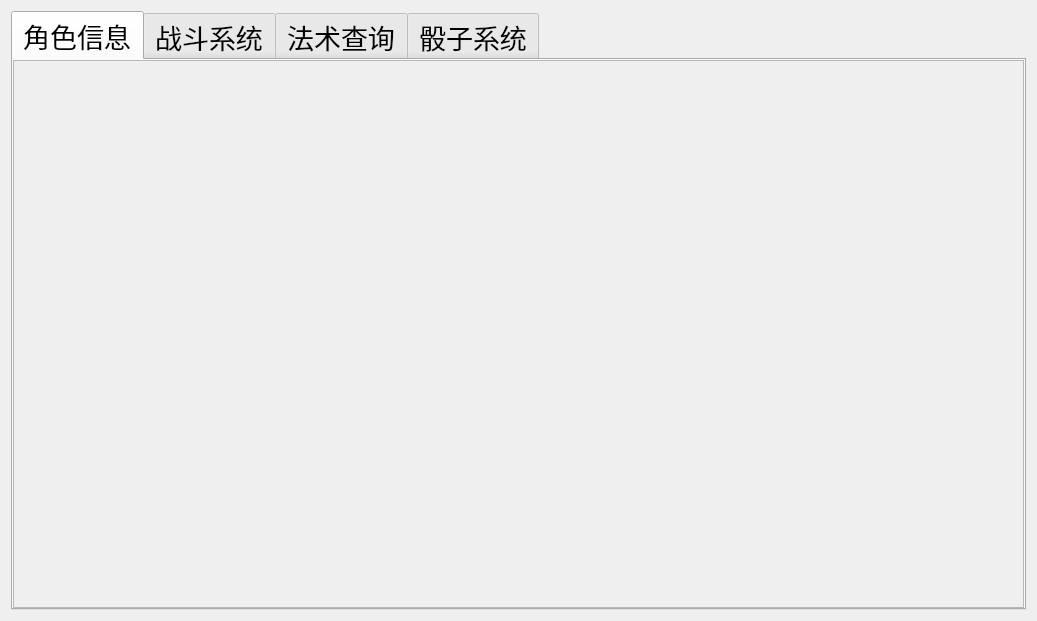
<?xml version="1.0" encoding="UTF-8"?>
<ui version="4.0">
 <class>DungeonQuillClass</class>
 <widget class="QMainWindow" name="DungeonQuillClass">
  <property name="geometry">
   <rect>
    <x>0</x>
    <y>0</y>
    <width>1037</width>
    <height>621</height>
   </rect>
  </property>
  <property name="minimumSize">
   <size>
    <width>960</width>
    <height>540</height>
   </size>
  </property>
  <property name="baseSize">
   <size>
    <width>960</width>
    <height>540</height>
   </size>
  </property>
  <property name="windowTitle">
   <string>DungeonQuill</string>
  </property>
  <property name="windowIcon">
   <iconset resource="DungeonQuill.qrc">
    <normaloff>:/Image/Source/QuillSprite.png</normaloff>:/Image/Source/QuillSprite.png</iconset>
  </property>
  <widget class="QWidget" name="centralWidget">
   <layout class="QGridLayout" name="gridLayout">
    <item row="0" column="0">
     <widget class="QTabWidget" name="mainTab">
      <property name="font">
       <font>
        <family>汉仪南宫体简</family>
        <pointsize>20</pointsize>
       </font>
      </property>
      <property name="focusPolicy">
       <enum>Qt::TabFocus</enum>
      </property>
      <property name="tabShape">
       <enum>QTabWidget::Rounded</enum>
      </property>
      <property name="currentIndex">
       <number>0</number>
      </property>
      <property name="elideMode">
       <enum>Qt::ElideNone</enum>
      </property>
      <property name="tabsClosable">
       <bool>false</bool>
      </property>
      <property name="movable">
       <bool>true</bool>
      </property>
      <property name="tabBarAutoHide">
       <bool>false</bool>
      </property>
      <widget class="QWidget" name="characterTab">
       <attribute name="title">
        <string>角色信息</string>
       </attribute>
       <layout class="QVBoxLayout" name="verticalLayout_2">
        <property name="leftMargin">
         <number>0</number>
        </property>
        <property name="topMargin">
         <number>0</number>
        </property>
        <property name="rightMargin">
         <number>0</number>
        </property>
        <property name="bottomMargin">
         <number>0</number>
        </property>
        <item>
         <widget class="QScrollArea" name="scrollArea_3">
          <property name="horizontalScrollBarPolicy">
           <enum>Qt::ScrollBarAlwaysOff</enum>
          </property>
          <property name="sizeAdjustPolicy">
           <enum>QAbstractScrollArea::AdjustToContents</enum>
          </property>
          <property name="widgetResizable">
           <bool>true</bool>
          </property>
          <widget class="QWidget" name="characterArea">
           <property name="geometry">
            <rect>
             <x>0</x>
             <y>0</y>
             <width>1011</width>
             <height>561</height>
            </rect>
           </property>
          </widget>
         </widget>
        </item>
       </layout>
      </widget>
      <widget class="QWidget" name="combatTab">
       <property name="minimumSize">
        <size>
         <width>985</width>
         <height>0</height>
        </size>
       </property>
       <attribute name="title">
        <string>战斗系统</string>
       </attribute>
       <layout class="QHBoxLayout" name="horizontalLayout_11" stretch="1">
        <property name="spacing">
         <number>0</number>
        </property>
        <property name="leftMargin">
         <number>0</number>
        </property>
        <property name="topMargin">
         <number>0</number>
        </property>
        <property name="rightMargin">
         <number>0</number>
        </property>
        <property name="bottomMargin">
         <number>0</number>
        </property>
        <item>
         <widget class="QScrollArea" name="mapScrollArea">
          <property name="horizontalScrollBarPolicy">
           <enum>Qt::ScrollBarAlwaysOff</enum>
          </property>
          <property name="sizeAdjustPolicy">
           <enum>QAbstractScrollArea::AdjustToContents</enum>
          </property>
          <property name="widgetResizable">
           <bool>true</bool>
          </property>
          <widget class="QWidget" name="mapArea">
           <property name="geometry">
            <rect>
             <x>0</x>
             <y>0</y>
             <width>1011</width>
             <height>561</height>
            </rect>
           </property>
          </widget>
         </widget>
        </item>
       </layout>
      </widget>
      <widget class="QWidget" name="inquryTab">
       <attribute name="title">
        <string>法术查询</string>
       </attribute>
       <layout class="QVBoxLayout" name="verticalLayout">
        <item>
         <layout class="QHBoxLayout" name="horizontalLayout">
          <item>
           <widget class="QComboBox" name="comboBox_job">
            <property name="sizePolicy">
             <sizepolicy hsizetype="Minimum" vsizetype="Fixed">
              <horstretch>0</horstretch>
              <verstretch>0</verstretch>
             </sizepolicy>
            </property>
            <property name="minimumSize">
             <size>
              <width>180</width>
              <height>40</height>
             </size>
            </property>
            <property name="styleSheet">
             <string notr="true">font: 16pt &quot;汉仪南宫体简&quot;;</string>
            </property>
            <property name="maxVisibleItems">
             <number>20</number>
            </property>
            <item>
             <property name="text">
              <string>不限职业</string>
             </property>
            </item>
            <item>
             <property name="text">
              <string>吟游诗人</string>
             </property>
            </item>
            <item>
             <property name="text">
              <string>牧师</string>
             </property>
            </item>
            <item>
             <property name="text">
              <string>德鲁伊</string>
             </property>
            </item>
            <item>
             <property name="text">
              <string>战士</string>
             </property>
            </item>
            <item>
             <property name="text">
              <string>武僧</string>
             </property>
            </item>
            <item>
             <property name="text">
              <string>圣武士</string>
             </property>
            </item>
            <item>
             <property name="text">
              <string>游侠</string>
             </property>
            </item>
            <item>
             <property name="text">
              <string>游荡者</string>
             </property>
            </item>
            <item>
             <property name="text">
              <string>术士</string>
             </property>
            </item>
            <item>
             <property name="text">
              <string>邪术师</string>
             </property>
            </item>
            <item>
             <property name="text">
              <string>法师</string>
             </property>
            </item>
           </widget>
          </item>
          <item>
           <spacer name="horizontalSpacer_4">
            <property name="orientation">
             <enum>Qt::Horizontal</enum>
            </property>
            <property name="sizeHint" stdset="0">
             <size>
              <width>40</width>
              <height>20</height>
             </size>
            </property>
           </spacer>
          </item>
          <item>
           <widget class="QComboBox" name="comboBox_level">
            <property name="sizePolicy">
             <sizepolicy hsizetype="Minimum" vsizetype="Fixed">
              <horstretch>0</horstretch>
              <verstretch>0</verstretch>
             </sizepolicy>
            </property>
            <property name="minimumSize">
             <size>
              <width>180</width>
              <height>40</height>
             </size>
            </property>
            <property name="styleSheet">
             <string notr="true">font: 16pt &quot;汉仪南宫体简&quot;;</string>
            </property>
            <property name="maxVisibleItems">
             <number>20</number>
            </property>
            <item>
             <property name="text">
              <string>不限环阶</string>
             </property>
            </item>
            <item>
             <property name="text">
              <string>戏法</string>
             </property>
            </item>
            <item>
             <property name="text">
              <string>1环</string>
             </property>
            </item>
            <item>
             <property name="text">
              <string>2环</string>
             </property>
            </item>
            <item>
             <property name="text">
              <string>3环</string>
             </property>
            </item>
            <item>
             <property name="text">
              <string>4环</string>
             </property>
            </item>
            <item>
             <property name="text">
              <string>5环</string>
             </property>
            </item>
            <item>
             <property name="text">
              <string>6环</string>
             </property>
            </item>
            <item>
             <property name="text">
              <string>7环</string>
             </property>
            </item>
            <item>
             <property name="text">
              <string>8环</string>
             </property>
            </item>
            <item>
             <property name="text">
              <string>9环</string>
             </property>
            </item>
           </widget>
          </item>
          <item>
           <spacer name="horizontalSpacer">
            <property name="orientation">
             <enum>Qt::Horizontal</enum>
            </property>
            <property name="sizeHint" stdset="0">
             <size>
              <width>40</width>
              <height>20</height>
             </size>
            </property>
           </spacer>
          </item>
          <item>
           <widget class="QComboBox" name="comboBox_school">
            <property name="sizePolicy">
             <sizepolicy hsizetype="Minimum" vsizetype="Fixed">
              <horstretch>0</horstretch>
              <verstretch>0</verstretch>
             </sizepolicy>
            </property>
            <property name="minimumSize">
             <size>
              <width>180</width>
              <height>40</height>
             </size>
            </property>
            <property name="styleSheet">
             <string notr="true">font: 16pt &quot;汉仪南宫体简&quot;;</string>
            </property>
            <property name="maxVisibleItems">
             <number>20</number>
            </property>
            <item>
             <property name="text">
              <string>不限学派</string>
             </property>
            </item>
            <item>
             <property name="text">
              <string>防护</string>
             </property>
            </item>
            <item>
             <property name="text">
              <string>咒法</string>
             </property>
            </item>
            <item>
             <property name="text">
              <string>预言</string>
             </property>
            </item>
            <item>
             <property name="text">
              <string>附魔</string>
             </property>
            </item>
            <item>
             <property name="text">
              <string>塑能</string>
             </property>
            </item>
            <item>
             <property name="text">
              <string>幻术</string>
             </property>
            </item>
            <item>
             <property name="text">
              <string>死灵</string>
             </property>
            </item>
            <item>
             <property name="text">
              <string>变化</string>
             </property>
            </item>
           </widget>
          </item>
          <item>
           <spacer name="horizontalSpacer_5">
            <property name="orientation">
             <enum>Qt::Horizontal</enum>
            </property>
            <property name="sizeType">
             <enum>QSizePolicy::Expanding</enum>
            </property>
            <property name="sizeHint" stdset="0">
             <size>
              <width>40</width>
              <height>20</height>
             </size>
            </property>
           </spacer>
          </item>
          <item>
           <widget class="QPushButton" name="inquiryBotton">
            <property name="sizePolicy">
             <sizepolicy hsizetype="Fixed" vsizetype="Fixed">
              <horstretch>0</horstretch>
              <verstretch>0</verstretch>
             </sizepolicy>
            </property>
            <property name="minimumSize">
             <size>
              <width>80</width>
              <height>40</height>
             </size>
            </property>
            <property name="styleSheet">
             <string notr="true">font: 16pt &quot;汉仪南宫体简&quot;;</string>
            </property>
            <property name="text">
             <string>查询</string>
            </property>
           </widget>
          </item>
         </layout>
        </item>
        <item>
         <widget class="QScrollArea" name="spellScrollArea">
          <property name="widgetResizable">
           <bool>true</bool>
          </property>
          <widget class="QWidget" name="spellListContents">
           <property name="geometry">
            <rect>
             <x>0</x>
             <y>0</y>
             <width>993</width>
             <height>495</height>
            </rect>
           </property>
          </widget>
         </widget>
        </item>
       </layout>
      </widget>
      <widget class="QWidget" name="DiceTab">
       <property name="styleSheet">
        <string notr="true">#DiceTab{image: url(:/Image/Source/Dice_default.png);}</string>
       </property>
       <attribute name="title">
        <string>骰子系统</string>
       </attribute>
       <layout class="QHBoxLayout" name="horizontalLayout_3" stretch="3,1">
        <item>
         <layout class="QVBoxLayout" name="verticalLayout_4" stretch="1,0,0,0,0">
          <item>
           <spacer name="verticalSpacer_3">
            <property name="orientation">
             <enum>Qt::Vertical</enum>
            </property>
            <property name="sizeHint" stdset="0">
             <size>
              <width>20</width>
              <height>40</height>
             </size>
            </property>
           </spacer>
          </item>
          <item>
           <widget class="QTextBrowser" name="diceRollText">
            <property name="styleSheet">
             <string notr="true">background-color: rgba(249, 244, 220, 0);
font: 75 36pt &quot;Times New Roman&quot;;border-image: url();</string>
            </property>
            <property name="frameShape">
             <enum>QFrame::NoFrame</enum>
            </property>
            <property name="html">
             <string>&lt;!DOCTYPE HTML PUBLIC &quot;-//W3C//DTD HTML 4.0//EN&quot; &quot;http://www.w3.org/TR/REC-html40/strict.dtd&quot;&gt;
&lt;html&gt;&lt;head&gt;&lt;meta name=&quot;qrichtext&quot; content=&quot;1&quot; /&gt;&lt;style type=&quot;text/css&quot;&gt;
p, li { white-space: pre-wrap; }
&lt;/style&gt;&lt;/head&gt;&lt;body style=&quot; font-family:'Times New Roman'; font-size:36pt; font-weight:72; font-style:normal;&quot;&gt;
&lt;p align=&quot;center&quot; style=&quot;-qt-paragraph-type:empty; margin-top:0px; margin-bottom:0px; margin-left:0px; margin-right:0px; -qt-block-indent:0; text-indent:0px;&quot;&gt;&lt;br /&gt;&lt;/p&gt;&lt;/body&gt;&lt;/html&gt;</string>
            </property>
           </widget>
          </item>
          <item>
           <layout class="QHBoxLayout" name="horizontalLayout_7">
            <item>
             <spacer name="horizontalSpacer_7">
              <property name="orientation">
               <enum>Qt::Horizontal</enum>
              </property>
              <property name="sizeHint" stdset="0">
               <size>
                <width>40</width>
                <height>20</height>
               </size>
              </property>
             </spacer>
            </item>
            <item>
             <widget class="QSpinBox" name="diceNumSpinBox">
              <property name="styleSheet">
               <string notr="true">font: 18pt &quot;汉仪南宫体简&quot;;border-image: url();</string>
              </property>
              <property name="maximum">
               <number>100</number>
              </property>
             </widget>
            </item>
            <item>
             <widget class="QLabel" name="label">
              <property name="styleSheet">
               <string notr="true">font: 18pt &quot;汉仪南宫体简&quot;;border-image: url();</string>
              </property>
              <property name="text">
               <string>d</string>
              </property>
             </widget>
            </item>
            <item>
             <widget class="QSpinBox" name="diceSideSpinBox">
              <property name="styleSheet">
               <string notr="true">font: 18pt &quot;汉仪南宫体简&quot;;border-image: url();</string>
              </property>
              <property name="maximum">
               <number>100</number>
              </property>
             </widget>
            </item>
            <item>
             <spacer name="horizontalSpacer_13">
              <property name="orientation">
               <enum>Qt::Horizontal</enum>
              </property>
              <property name="sizeType">
               <enum>QSizePolicy::Preferred</enum>
              </property>
              <property name="sizeHint" stdset="0">
               <size>
                <width>40</width>
                <height>20</height>
               </size>
              </property>
             </spacer>
            </item>
            <item>
             <widget class="QPushButton" name="diceRollButton">
              <property name="styleSheet">
               <string notr="true">font: 18pt &quot;汉仪南宫体简&quot;;border-image: url();</string>
              </property>
              <property name="text">
               <string>roll!</string>
              </property>
             </widget>
            </item>
            <item>
             <spacer name="horizontalSpacer_8">
              <property name="orientation">
               <enum>Qt::Horizontal</enum>
              </property>
              <property name="sizeHint" stdset="0">
               <size>
                <width>40</width>
                <height>20</height>
               </size>
              </property>
             </spacer>
            </item>
           </layout>
          </item>
          <item>
           <spacer name="verticalSpacer_4">
            <property name="orientation">
             <enum>Qt::Vertical</enum>
            </property>
            <property name="sizeHint" stdset="0">
             <size>
              <width>20</width>
              <height>40</height>
             </size>
            </property>
           </spacer>
          </item>
          <item>
           <widget class="QTextBrowser" name="diceMaidText">
            <property name="maximumSize">
             <size>
              <width>16777215</width>
              <height>150</height>
             </size>
            </property>
            <property name="styleSheet">
             <string notr="true">background-color: rgba(255, 255, 255, 0);border-image: url();</string>
            </property>
            <property name="frameShape">
             <enum>QFrame::NoFrame</enum>
            </property>
            <property name="html">
             <string>&lt;!DOCTYPE HTML PUBLIC &quot;-//W3C//DTD HTML 4.0//EN&quot; &quot;http://www.w3.org/TR/REC-html40/strict.dtd&quot;&gt;
&lt;html&gt;&lt;head&gt;&lt;meta name=&quot;qrichtext&quot; content=&quot;1&quot; /&gt;&lt;style type=&quot;text/css&quot;&gt;
p, li { white-space: pre-wrap; }
&lt;/style&gt;&lt;/head&gt;&lt;body style=&quot; font-family:'SimSun'; font-size:9pt; font-weight:400; font-style:normal;&quot;&gt;
&lt;p align=&quot;center&quot; style=&quot; margin-top:0px; margin-bottom:0px; margin-left:0px; margin-right:0px; -qt-block-indent:0; text-indent:0px;&quot;&gt;&lt;span style=&quot; font-family:'良怀行书'; font-size:20pt; color:#550000;&quot;&gt;你好，冒险者！&lt;/span&gt;&lt;/p&gt;&lt;/body&gt;&lt;/html&gt;</string>
            </property>
           </widget>
          </item>
         </layout>
        </item>
        <item>
         <layout class="QVBoxLayout" name="verticalLayout_3">
          <item>
           <spacer name="verticalSpacer">
            <property name="orientation">
             <enum>Qt::Vertical</enum>
            </property>
            <property name="sizeHint" stdset="0">
             <size>
              <width>20</width>
              <height>40</height>
             </size>
            </property>
           </spacer>
          </item>
          <item>
           <layout class="QHBoxLayout" name="horizontalLayout_2">
            <item>
             <spacer name="horizontalSpacer_3">
              <property name="orientation">
               <enum>Qt::Horizontal</enum>
              </property>
              <property name="sizeHint" stdset="0">
               <size>
                <width>40</width>
                <height>20</height>
               </size>
              </property>
             </spacer>
            </item>
            <item>
             <widget class="QPushButton" name="jrrpButton">
              <property name="minimumSize">
               <size>
                <width>0</width>
                <height>40</height>
               </size>
              </property>
              <property name="maximumSize">
               <size>
                <width>200</width>
                <height>50</height>
               </size>
              </property>
              <property name="styleSheet">
               <string notr="true">font: 18pt &quot;汉仪南宫体简&quot;;</string>
              </property>
              <property name="text">
               <string>今日人品</string>
              </property>
             </widget>
            </item>
            <item>
             <spacer name="horizontalSpacer_2">
              <property name="orientation">
               <enum>Qt::Horizontal</enum>
              </property>
              <property name="sizeHint" stdset="0">
               <size>
                <width>40</width>
                <height>20</height>
               </size>
              </property>
             </spacer>
            </item>
           </layout>
          </item>
         </layout>
        </item>
       </layout>
      </widget>
     </widget>
    </item>
   </layout>
  </widget>
 </widget>
 <layoutdefault spacing="6" margin="11"/>
 <resources>
  <include location="DungeonQuill.qrc"/>
 </resources>
 <connections/>
 <slots>
  <slot>spellInquiry()</slot>
 </slots>
</ui>
